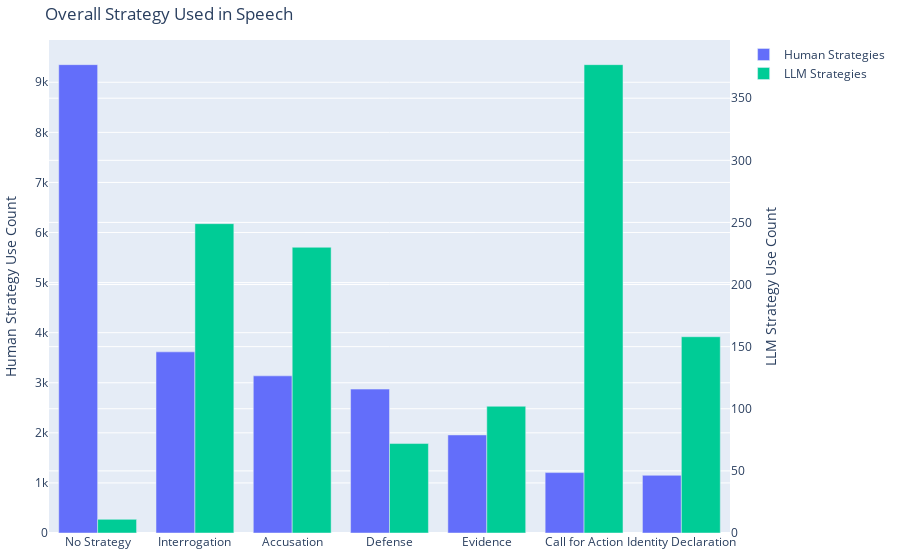

This figure's notebook cell:
### Markdown cell above
### Strategies used

### Code cell
#| label: fig-strat-overall
#| fig-cap: The persuasion strategies used by humans vs LLMs; scales are seperate per dataset for more even comparison.

## Overall strategy used bar plot
hum_strats = hum_text_df["strategy"].explode().value_counts().reset_index()
llm_strats = llm_text_df["strategy"].explode().value_counts().reset_index()

fig = go.Figure(
    data=[
        go.Bar(name='Human Strategies', x=hum_strats["strategy"], y=hum_strats["count"], yaxis='y', offsetgroup=1),
        go.Bar(name='LLM Strategies', x=llm_strats["strategy"], y=llm_strats["count"], yaxis='y2', offsetgroup=2),
    ],
    layout={
        'yaxis': {'title': 'Human Strategy Use Count'},
        'yaxis2': {'title': 'LLM Strategy Use Count', 'overlaying': 'y', 'side': 'right'},
        "title": "Overall Strategy Used in Speech"
    }
)
# Change the bar mode
fig.update_layout(barmode='group', height=400)
fig.show()

### Figure 1 — Plotly figure (JSON) as saved in the notebook; plotly's stock layout.template omitted (floating-point values rounded to 4 significant figures)
{"data": [{"name": "Human Strategies", "offsetgroup": "1", "type": "bar", "x": ["No Strategy", "Interrogation", "Accusation", "Defense", "Evidence", "Call for Action", "Identity Declaration"], "y": [9352, 3617, 3138, 2873, 1958, 1206, 1152], "yaxis": "y"}, {"name": "LLM Strategies", "offsetgroup": "2", "type": "bar", "x": ["Call for Action", "Interrogation", "Accusation", "Identity Declaration", "Evidence", "Defense", "No Strategy"], "y": [377, 249, 230, 158, 102, 72, 11], "yaxis": "y2"}], "layout": {"autosize": true, "barmode": "group", "title": {"text": "Overall Strategy Used in Speech"}, "xaxis": {"autorange": true, "range": [-0.5, 6.5], "type": "category"}, "yaxis": {"autorange": true, "range": [0, 9844.0], "title": {"text": "Human Strategy Use Count"}, "type": "linear"}, "yaxis2": {"autorange": true, "overlaying": "y", "range": [0, 396.8], "side": "right", "title": {"text": "LLM Strategy Use Count"}, "type": "linear"}}}
